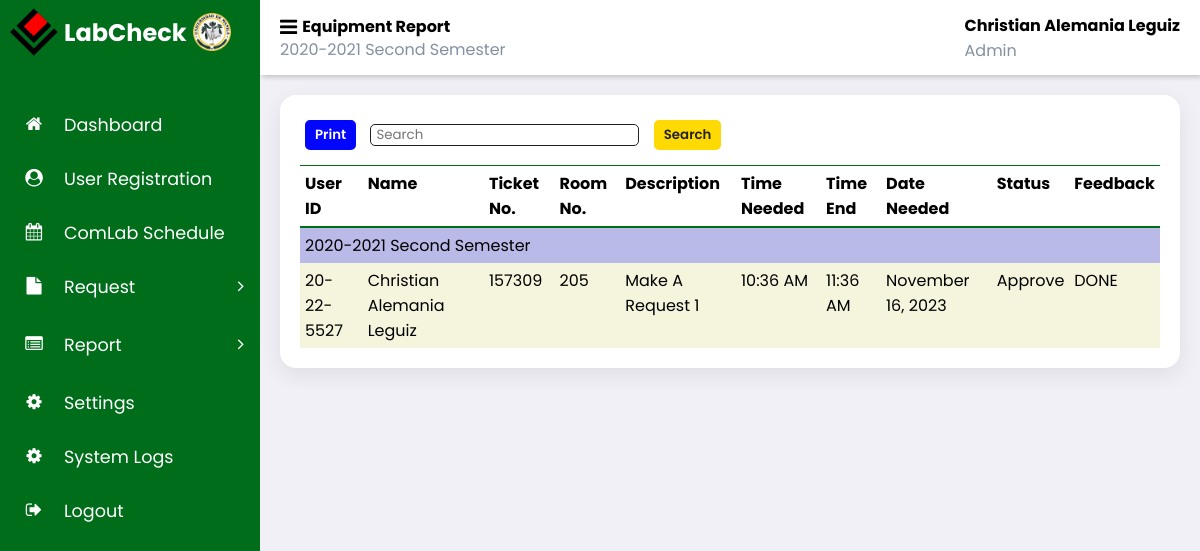
The page /admin_labcheck/request_equipment_report.php (signed in) on the database as committed earlier.
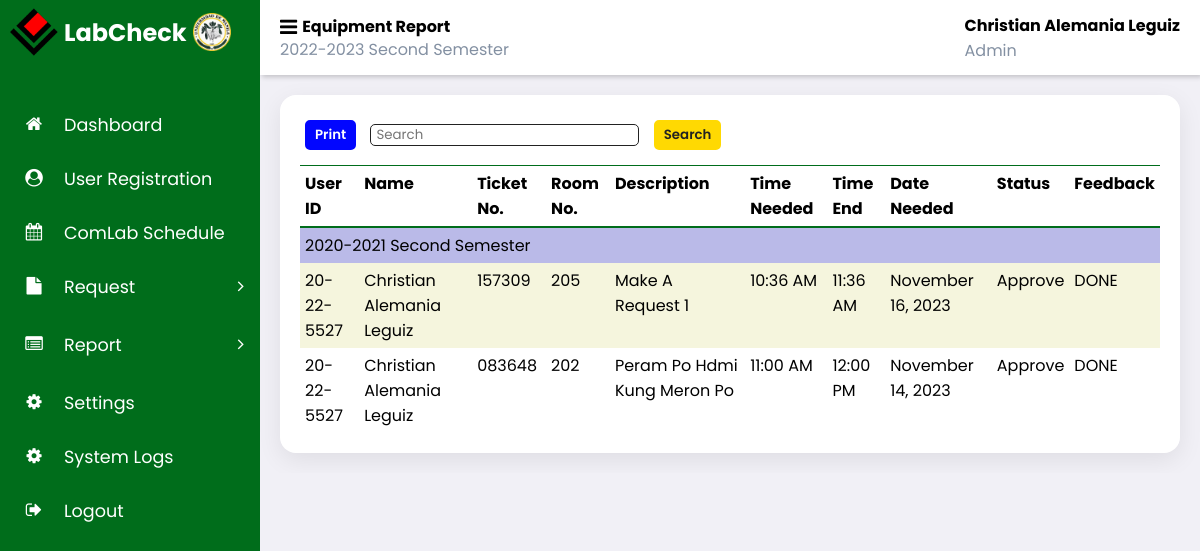
The same page on the database as committed later.
### tables this page shows
CREATE TABLE `request` (
  `request_id` int(11) NOT NULL,
  `ticket_no` varchar(6) NOT NULL,
  `user_id` varchar(20) NOT NULL,
  `name` varchar(50) NOT NULL,
  `description` varchar(250) NOT NULL,
  `time` time NOT NULL,
  `time_end` time DEFAULT NULL,
  `date` date NOT NULL,
  `room_id` int(11) NOT NULL,
  `request_type` enum('comlab usage','repair','equipment') NOT NULL,
  `status` enum('pending','approve','reject','resolved') NOT NULL DEFAULT 'pending',
  `feedback` varchar(250) DEFAULT NULL,
  `school_year` varchar(20) NOT NULL,
  `semester` varchar(20) NOT NULL,
  `notify` tinyint(1) NOT NULL DEFAULT 0
);

### admin_labcheck/request_equipment_report.php (the view, shortened to what this page needs)
<?php
    $page = "Equipment Report";
    include '../partial/admin_sidebar.php';
    include '../partial/header.php';
    $requestType = "equipment";
    $status = "approve";
    $rejectStatus = "reject";
    try {
        require_once "../connection/database.php";
        $sql='SELECT r.request_id, r.user_id, r.ticket_no, r.name, r.description, r.time, r.time_end, r.date, r.room_id, r.status, r.feedback, r.school_year, r.semester
            FROM request r
            JOIN academic_year ay
            ON r.school_year = ay.school_year AND r.semester = ay.semester
            WHERE ay.status = 1
            AND r.request_type = ?
            AND (r.status = ? OR r.status = ? )
            ORDER BY r.school_year, r.semester, r.request_id DESC';
        $stmt = $conn->prepare($sql);
        $stmt->bind_param('sss', $requestType, $status, $rejectStatus);
        $stmt->execute();
        $result = $stmt->get_result();
    } catch (Exception $e) {
        die('Database error: ' . $e->getMessage());
    }
?>
<!DOCTYPE html>
<html>
<head>
    <link rel="stylesheet" type="text/css" href="print.css">
</head>
<body>
<main  class="request-equipment">
<div class="print-search">
    <button id="printButton">Print</button>
    <input type="text" id="searchInput" placeholder="Search">
    <button id="searchButton">Search</button>
</div>
<div class="main-content">
    <div class="table-container">
        <div class="table-header">
            <table id="reportTable">
                <thead>
                    <tr>
                        <th>User ID</th>
                        <th>Name</th>
                        <th>Ticket No.</th>
                        <th>Room No.</th>
                        <th>Description</th>
                        <th>Time Needed</th>
                        <th>Time End</th>
                        <th>Date Needed</th>
                        <th>Status</th>
                        <th>Feedback</th>
                    </tr>
                </thead>
                <tbody>
                    <?php
                    $currentSchoolYear = '';
                    $currentSemester = '';
                     while ($row = $result->fetch_assoc()): ?>
                        <?php
                            $time = strtotime($row['time']);
                            $formattedTime = date("g:i A", $time);
                            $time_end = strtotime($row['time_end']);
                            $formattedTimeEnd = $time_end !== false ? date("g:i A", $time_end) : ' ';
                            $date = strtotime($row['date']);
                            $formattedDate = date("F j, Y ", $date);
                            $schoolYear = $row['school_year'];
                            $semester = $row['semester'];
                        ?>
                        <?php if ($currentSchoolYear != $schoolYear || $currentSemester != $semester): ?>
                            <tr>
                                <td data-cell="School Year and Semester" colspan="10" class="group-header">
                                        <?php echo $schoolYear. ' ' .$semester; ?>
                                </td>
                            </tr>
                            <?php
                            $currentSchoolYear = $schoolYear;
                            $currentSemester = $semester;
                        endif; ?>
                        <tr>
                        <td data-cell="User Id"><?php echo htmlspecialchars($row['user_id']); ?></td>
                        <td data-cell="Name"><?php echo htmlspecialchars(ucwords($row['name'])); ?></td>
                        <td data-cell="Ticket No"><?php echo htmlspecialchars($row['ticket_no']); ?></td>
                        <td data-cell="Room No"><?php echo htmlspecialchars($row['room_id']); ?></td>
                        <td data-cell="Description"><?php echo htmlspecialchars(ucwords($row['description'])); ?></td>
                        <td data-cell="Time Needed"><?php echo $formattedTime; ?></td>
                        <td data-cell="Time End"><?php echo $formattedTimeEnd; ?></td>
                        <td data-cell="Date Needed"><?php echo $formattedDate; ?></td>
                        <td data-cell="Status"><?php echo htmlspecialchars(ucwords($row['status'])); ?></td>
                        <td data-cell="Feedback"><?php echo htmlspecialchars(ucwords($row['feedback'])); ?></td>
                        </tr>
                    <?php endwhile; ?>
                </tbody>
            </table>
        </div>
    </div>
</main>
</body>
</html>

### partial/header.php (shortened to what this page needs)
<section id="content">
		<nav>
            <div>
				<div class="hamburger-row">
					<span class="fa fa-bars toggle-sidebar"></span>
					<h2 class="hamburger-text">
						<?=$page?>
					</h2>
				</div>
				<div class="acad-year">
				<?= $_SESSION['school_year']?> <?= $_SESSION['semester']?>
				</div>
            </div>
            <div>
				<div class="name-usertype">
					<h4>
						<?=$_SESSION['name']?>
					</h4>
					<small>Admin</small>
				</div>
			</div>
		</nav>

Rows that differ between the two databases and show on the page:
now on this page (row edited): request: user "20-22-5527", name "Christian Alemania Leguiz", ticket_no "083648", room "202", description "Peram Po Hdmi Kung Meron Po", time "11:00 AM", time_end "12:00 PM", date "November 14, 2023", status "Approve", feedback "DONE"
Other text that changed with them:
$_SESSION['school_year']: "2020-2021" → "2022-2023"
